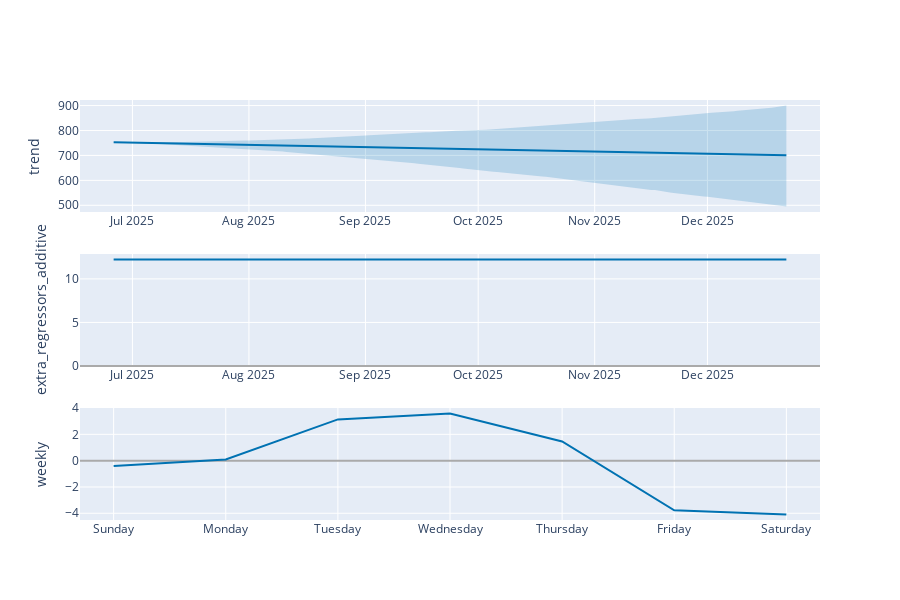

Here is the notebook cell this chart was saved with:
### Code cell
from prophet.plot import plot_components_plotly
fig = plot_components_plotly(model, forecast)
fig.show()

### Figure 1 — Plotly figure (JSON) as saved in the notebook; plotly's stock layout.template omitted (floating-point values rounded to 4 significant figures; data arrays with more than 128 entries replaced by an {"elided": "..."} marker saying what was removed)
{"data": [{"line": {"color": "#0072B2", "width": 2}, "mode": "lines", "name": "trend", "type": "scatter", "x": {"elided": "180 str values"}, "xaxis": "x", "y": {"elided": "180 float values"}, "yaxis": "y"}, {"line": {"color": "rgba(0, 114, 178, 0.2)", "width": 0}, "mode": "lines", "name": "trend_upper", "type": "scatter", "x": {"elided": "180 str values"}, "xaxis": "x", "y": {"elided": "180 float values"}, "yaxis": "y"}, {"fill": "tonexty", "fillcolor": "rgba(0, 114, 178, 0.2)", "line": {"color": "rgba(0, 114, 178, 0.2)", "width": 0}, "mode": "lines", "name": "trend_lower", "type": "scatter", "x": {"elided": "180 str values"}, "xaxis": "x", "y": {"elided": "180 float values"}, "yaxis": "y"}, {"line": {"color": "#0072B2", "width": 2}, "mode": "lines", "name": "extra_regressors_additive", "type": "scatter", "x": {"elided": "180 str values"}, "xaxis": "x2", "y": {"elided": "180 float values"}, "yaxis": "y2"}, {"line": {"color": "#0072B2", "width": 2}, "mode": "lines", "name": "weekly", "type": "scatter", "x": ["2017-01-01T00:00:00.000000000", "2017-01-02T00:00:00.000000000", "2017-01-03T00:00:00.000000000", "2017-01-04T00:00:00.000000000", "2017-01-05T00:00:00.000000000", "2017-01-06T00:00:00.000000000", "2017-01-07T00:00:00.000000000"], "xaxis": "x3", "y": [-0.4049, 0.09524, 3.133, 3.576, 1.462, -3.776, -4.085], "yaxis": "y3"}], "layout": {"height": 600, "showlegend": false, "width": 900, "xaxis": {"anchor": "y", "domain": [0, 1], "range": ["2025-06-17T01:12:00", "2025-12-30T22:48:00"], "type": "date"}, "xaxis2": {"anchor": "y2", "domain": [0, 1], "range": ["2025-06-17T01:12:00", "2025-12-30T22:48:00"], "type": "date"}, "xaxis3": {"anchor": "y3", "domain": [0, 1], "range": ["2016-12-31T16:48:00", "2017-01-07T07:12:00"], "tickformat": "%A", "type": "date"}, "yaxis": {"anchor": "x", "domain": [0.7333, 1], "rangemode": "normal", "title": {"text": "trend"}, "zerolinecolor": "#AAA"}, "yaxis2": {"anchor": "x2", "domain": [0.3667, 0.6333], "rangemode": "tozero", "title": {"text": "extra_regressors_additive"}, "zerolinecolor": "#AAA"}, "yaxis3": {"anchor": "x3", "domain": [0, 0.2667], "title": {"text": "weekly"}, "zerolinecolor": "#AAA"}}}
